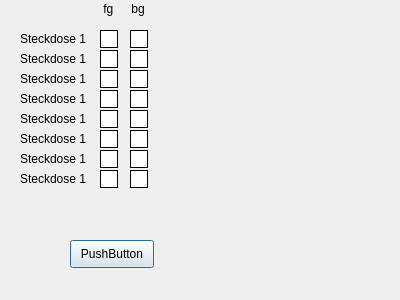
<?xml version="1.0" encoding="UTF-8"?>
<ui version="4.0">
 <class>neuesFenster</class>
 <widget class="QDialog" name="neuesFenster">
  <property name="geometry">
   <rect>
    <x>0</x>
    <y>0</y>
    <width>400</width>
    <height>300</height>
   </rect>
  </property>
  <property name="windowTitle">
   <string>neuesFenster</string>
  </property>
  <widget class="QLabel" name="label">
   <property name="geometry">
    <rect>
     <x>20</x>
     <y>30</y>
     <width>81</width>
     <height>18</height>
    </rect>
   </property>
   <property name="text">
    <string>Steckdose 1</string>
   </property>
  </widget>
  <widget class="QLabel" name="label_2">
   <property name="geometry">
    <rect>
     <x>100</x>
     <y>30</y>
     <width>18</width>
     <height>18</height>
    </rect>
   </property>
   <property name="styleSheet">
    <string notr="true">background-color: rgb(255, 255, 255);</string>
   </property>
   <property name="frameShape">
    <enum>QFrame::Box</enum>
   </property>
   <property name="text">
    <string/>
   </property>
  </widget>
  <widget class="QLabel" name="label_3">
   <property name="geometry">
    <rect>
     <x>20</x>
     <y>50</y>
     <width>80</width>
     <height>18</height>
    </rect>
   </property>
   <property name="text">
    <string>Steckdose 1</string>
   </property>
  </widget>
  <widget class="QLabel" name="label_4">
   <property name="geometry">
    <rect>
     <x>100</x>
     <y>50</y>
     <width>18</width>
     <height>18</height>
    </rect>
   </property>
   <property name="styleSheet">
    <string notr="true">background-color: rgb(255, 255, 255);</string>
   </property>
   <property name="frameShape">
    <enum>QFrame::Box</enum>
   </property>
   <property name="text">
    <string/>
   </property>
  </widget>
  <widget class="QLabel" name="label_5">
   <property name="geometry">
    <rect>
     <x>20</x>
     <y>70</y>
     <width>81</width>
     <height>18</height>
    </rect>
   </property>
   <property name="text">
    <string>Steckdose 1</string>
   </property>
  </widget>
  <widget class="QLabel" name="label_6">
   <property name="geometry">
    <rect>
     <x>100</x>
     <y>70</y>
     <width>18</width>
     <height>18</height>
    </rect>
   </property>
   <property name="styleSheet">
    <string notr="true">background-color: rgb(255, 255, 255);</string>
   </property>
   <property name="frameShape">
    <enum>QFrame::Box</enum>
   </property>
   <property name="text">
    <string/>
   </property>
  </widget>
  <widget class="QLabel" name="label_7">
   <property name="geometry">
    <rect>
     <x>20</x>
     <y>90</y>
     <width>81</width>
     <height>18</height>
    </rect>
   </property>
   <property name="text">
    <string>Steckdose 1</string>
   </property>
  </widget>
  <widget class="QLabel" name="label_8">
   <property name="geometry">
    <rect>
     <x>100</x>
     <y>90</y>
     <width>18</width>
     <height>18</height>
    </rect>
   </property>
   <property name="styleSheet">
    <string notr="true">background-color: rgb(255, 255, 255);</string>
   </property>
   <property name="frameShape">
    <enum>QFrame::Box</enum>
   </property>
   <property name="text">
    <string/>
   </property>
  </widget>
  <widget class="QLabel" name="label_9">
   <property name="geometry">
    <rect>
     <x>20</x>
     <y>110</y>
     <width>81</width>
     <height>18</height>
    </rect>
   </property>
   <property name="text">
    <string>Steckdose 1</string>
   </property>
  </widget>
  <widget class="QLabel" name="label_10">
   <property name="geometry">
    <rect>
     <x>100</x>
     <y>110</y>
     <width>18</width>
     <height>18</height>
    </rect>
   </property>
   <property name="styleSheet">
    <string notr="true">background-color: rgb(255, 255, 255);</string>
   </property>
   <property name="frameShape">
    <enum>QFrame::Box</enum>
   </property>
   <property name="text">
    <string/>
   </property>
  </widget>
  <widget class="QLabel" name="label_11">
   <property name="geometry">
    <rect>
     <x>20</x>
     <y>130</y>
     <width>81</width>
     <height>18</height>
    </rect>
   </property>
   <property name="text">
    <string>Steckdose 1</string>
   </property>
  </widget>
  <widget class="QLabel" name="label_12">
   <property name="geometry">
    <rect>
     <x>100</x>
     <y>130</y>
     <width>18</width>
     <height>18</height>
    </rect>
   </property>
   <property name="styleSheet">
    <string notr="true">background-color: rgb(255, 255, 255);</string>
   </property>
   <property name="frameShape">
    <enum>QFrame::Box</enum>
   </property>
   <property name="text">
    <string/>
   </property>
  </widget>
  <widget class="QLabel" name="label_13">
   <property name="geometry">
    <rect>
     <x>20</x>
     <y>150</y>
     <width>81</width>
     <height>18</height>
    </rect>
   </property>
   <property name="text">
    <string>Steckdose 1</string>
   </property>
  </widget>
  <widget class="QLabel" name="label_14">
   <property name="geometry">
    <rect>
     <x>100</x>
     <y>150</y>
     <width>18</width>
     <height>18</height>
    </rect>
   </property>
   <property name="styleSheet">
    <string notr="true">background-color: rgb(255, 255, 255);</string>
   </property>
   <property name="frameShape">
    <enum>QFrame::Box</enum>
   </property>
   <property name="text">
    <string/>
   </property>
  </widget>
  <widget class="QLabel" name="label_15">
   <property name="geometry">
    <rect>
     <x>20</x>
     <y>170</y>
     <width>81</width>
     <height>18</height>
    </rect>
   </property>
   <property name="text">
    <string>Steckdose 1</string>
   </property>
  </widget>
  <widget class="QLabel" name="label_16">
   <property name="geometry">
    <rect>
     <x>100</x>
     <y>170</y>
     <width>18</width>
     <height>18</height>
    </rect>
   </property>
   <property name="styleSheet">
    <string notr="true">background-color: rgb(255, 255, 255);</string>
   </property>
   <property name="frameShape">
    <enum>QFrame::Box</enum>
   </property>
   <property name="text">
    <string/>
   </property>
  </widget>
  <widget class="QLabel" name="label_17">
   <property name="geometry">
    <rect>
     <x>130</x>
     <y>30</y>
     <width>18</width>
     <height>18</height>
    </rect>
   </property>
   <property name="styleSheet">
    <string notr="true">background-color: rgb(255, 255, 255);</string>
   </property>
   <property name="frameShape">
    <enum>QFrame::Box</enum>
   </property>
   <property name="text">
    <string/>
   </property>
  </widget>
  <widget class="QLabel" name="label_18">
   <property name="geometry">
    <rect>
     <x>130</x>
     <y>50</y>
     <width>18</width>
     <height>18</height>
    </rect>
   </property>
   <property name="styleSheet">
    <string notr="true">background-color: rgb(255, 255, 255);</string>
   </property>
   <property name="frameShape">
    <enum>QFrame::Box</enum>
   </property>
   <property name="text">
    <string/>
   </property>
  </widget>
  <widget class="QLabel" name="label_19">
   <property name="geometry">
    <rect>
     <x>130</x>
     <y>70</y>
     <width>18</width>
     <height>18</height>
    </rect>
   </property>
   <property name="styleSheet">
    <string notr="true">background-color: rgb(255, 255, 255);</string>
   </property>
   <property name="frameShape">
    <enum>QFrame::Box</enum>
   </property>
   <property name="text">
    <string/>
   </property>
  </widget>
  <widget class="QLabel" name="label_20">
   <property name="geometry">
    <rect>
     <x>130</x>
     <y>90</y>
     <width>18</width>
     <height>18</height>
    </rect>
   </property>
   <property name="styleSheet">
    <string notr="true">background-color: rgb(255, 255, 255);</string>
   </property>
   <property name="frameShape">
    <enum>QFrame::Box</enum>
   </property>
   <property name="text">
    <string/>
   </property>
  </widget>
  <widget class="QLabel" name="label_21">
   <property name="geometry">
    <rect>
     <x>130</x>
     <y>110</y>
     <width>18</width>
     <height>18</height>
    </rect>
   </property>
   <property name="styleSheet">
    <string notr="true">background-color: rgb(255, 255, 255);</string>
   </property>
   <property name="frameShape">
    <enum>QFrame::Box</enum>
   </property>
   <property name="text">
    <string/>
   </property>
  </widget>
  <widget class="QLabel" name="label_22">
   <property name="geometry">
    <rect>
     <x>130</x>
     <y>130</y>
     <width>18</width>
     <height>18</height>
    </rect>
   </property>
   <property name="styleSheet">
    <string notr="true">background-color: rgb(255, 255, 255);</string>
   </property>
   <property name="frameShape">
    <enum>QFrame::Box</enum>
   </property>
   <property name="text">
    <string/>
   </property>
  </widget>
  <widget class="QLabel" name="label_23">
   <property name="geometry">
    <rect>
     <x>130</x>
     <y>150</y>
     <width>18</width>
     <height>18</height>
    </rect>
   </property>
   <property name="styleSheet">
    <string notr="true">background-color: rgb(255, 255, 255);</string>
   </property>
   <property name="frameShape">
    <enum>QFrame::Box</enum>
   </property>
   <property name="text">
    <string/>
   </property>
  </widget>
  <widget class="QLabel" name="label_24">
   <property name="geometry">
    <rect>
     <x>130</x>
     <y>170</y>
     <width>18</width>
     <height>18</height>
    </rect>
   </property>
   <property name="styleSheet">
    <string notr="true">background-color: rgb(255, 255, 255);</string>
   </property>
   <property name="frameShape">
    <enum>QFrame::Box</enum>
   </property>
   <property name="text">
    <string/>
   </property>
  </widget>
  <widget class="QLabel" name="label_25">
   <property name="geometry">
    <rect>
     <x>100</x>
     <y>0</y>
     <width>21</width>
     <height>18</height>
    </rect>
   </property>
   <property name="text">
    <string> fg</string>
   </property>
  </widget>
  <widget class="QLabel" name="label_26">
   <property name="geometry">
    <rect>
     <x>128</x>
     <y>0</y>
     <width>20</width>
     <height>18</height>
    </rect>
   </property>
   <property name="text">
    <string> bg</string>
   </property>
  </widget>
  <widget class="QPushButton" name="pushButton">
   <property name="geometry">
    <rect>
     <x>70</x>
     <y>240</y>
     <width>84</width>
     <height>28</height>
    </rect>
   </property>
   <property name="accessibleName">
    <string notr="true"/>
   </property>
   <property name="accessibleDescription">
    <string notr="true"/>
   </property>
   <property name="text">
    <string>PushButton</string>
   </property>
  </widget>
 </widget>
 <resources/>
 <connections>
  <connection>
   <sender>pushButton</sender>
   <signal>clicked()</signal>
   <receiver>neuesFenster</receiver>
   <slot>open()</slot>
   <hints>
    <hint type="sourcelabel">
     <x>111</x>
     <y>253</y>
    </hint>
    <hint type="destinationlabel">
     <x>199</x>
     <y>149</y>
    </hint>
   </hints>
  </connection>
 </connections>
</ui>
